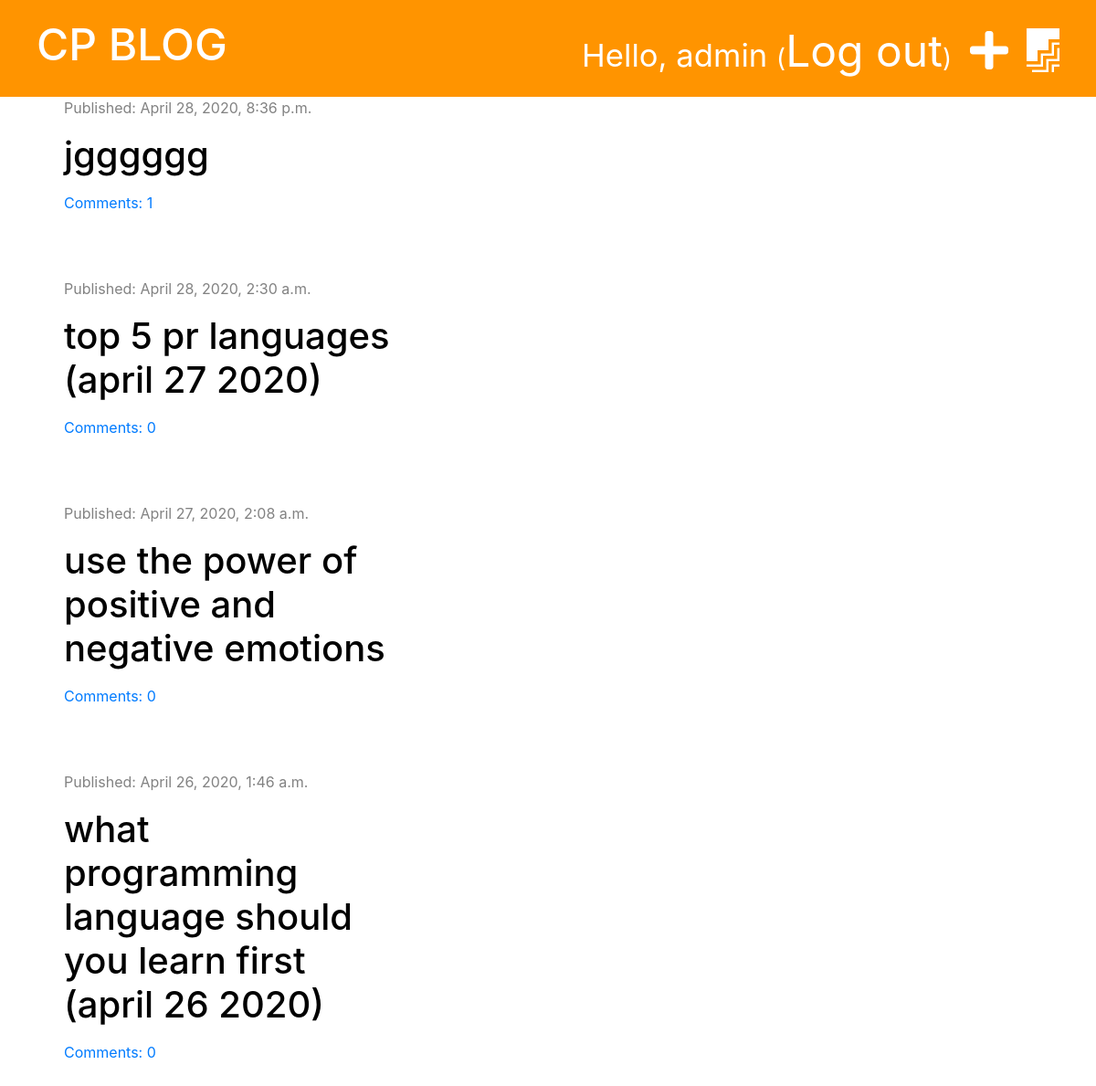
The app's page / (signed in) with its own data.
### blog/models.py (models this page shows, shortened)
class Post(models.Model):
    author = models.ForeignKey('auth.User', on_delete=models.CASCADE)
    title = models.CharField(max_length=200)
    text = models.TextField()
    created_date = models.DateTimeField(default=timezone.now)
    published_date = models.DateTimeField(blank=True, null=True)
    def approved_comments(self):
        return self.comments.filter(approved=True)

### blog/views.py (the view)
# urls.py: path('', views.post_list, name='post_list'),
def post_list(request):
    posts = Post.objects.filter(published_date__lte=timezone.now()).order_by('-published_date')
    stuff_for_frontend = {'posts': posts}
    return render(request, 'blog/post_list.html', stuff_for_frontend)

### blog/templatetags/markdownify.py (called while the page is built)
@register.filter
def markdown(value):
    renderer = HighlightRenderer()
    markdown = mistune.Markdown(renderer=renderer)
    return markdown(value)

### blog/templates/blog/post_list.html (shortened to what this page needs)
{% extends 'blog/base.html' %}
{% load markdownify %}
{% block content %}
    {% for post in posts %}
        <div class="post">
            <div class="date">
                <p>Published: {{ post.published_date }}</p>
            </div>
            <h1><a href="{% url 'post_detail' pk=post.pk %}">{{ post.title }}</a></h1>
            <a href="{% url 'post_detail' pk=post.pk %}">Comments: {{ post.approved_comments.count }}</a>
        </div>
    {% endfor %}
{% endblock %}

### blog/templates/blog/base.html (shortened to what this page needs)
{% load static %}
<!DOCTYPE html>
<html lang="en">
<head>
    <link rel="stylesheet" href="https://stackpath.bootstrapcdn.com/bootstrap/4.4.1/css/bootstrap.min.css">
    <link rel="stylesheet" href="{% static 'css/blog.css' %}">
    <link rel="stylesheet" href="https://use.fontawesome.com/releases/v5.13.0/css/all.css">
    <link rel="stylesheet" href="{% static 'css/zenburn.css' %}">
</head>
<body>
<div class="page-header">
    {% if user.is_authenticated %}
        <a href="{% url 'post_draft_list' %}" class="top-menu"><i class="fab fa-firstdraft"></i></a>
        <a href="{% url 'post_new' %}" class="top-menu"><i class="fas fa-plus"></i></a>
        <p class="top-menu">Hello, {{ user.username }} <small>(<a href="{% url 'logout' %}">Log out</a>)</small></p>
    {% else %}
        <a href="{% url 'login' %}" class="top-menu"><i class="fas fa-sign-in-alt"></i></a>
    {% endif %}
    <h1><a href="/">CP BLOG</a></h1>
</div>
<div class="content container">
    <div class="row">
        <div class="col-md-8">
            {% block content %}
            {% endblock %}
        </div>
    </div>
</div>
</body>
</html>

### blog/static/css/blog.css (style rules this page uses)
.page-header { background-color: #ff9400; margin-top: 0; padding: 20px 20px 20px 40px; }
.page-header h1, .page-header a { color: #ffffff; font-size: 36pt; text-decoration: none; }
.content { margin-left: 40px; }
.date { color: #828282; }
.post { margin-bottom: 70px; }
.post h1 a { color: #000000; }
.top-menu { color: #ffffff; float: right; font-size: 26pt; margin-right: 20px; }

### records on screen
Post: published_date "April 28, 2020, 8:36 p.m.", title "jgggggg", approved_comments.count "1"
Post: published_date "April 28, 2020, 2:30 a.m.", title "top 5 pr languages (april 27 2020)", approved_comments.count "0"
Post: published_date "April 27, 2020, 2:08 a.m.", title "use the power of positive and negative emotions", approved_comments.count "0"
Post: published_date "April 26, 2020, 1:46 a.m.", title "what programming language should you learn first (april 26 2020)", approved_comments.count "0"

### other values on screen
{{ user.username }} "admin"
